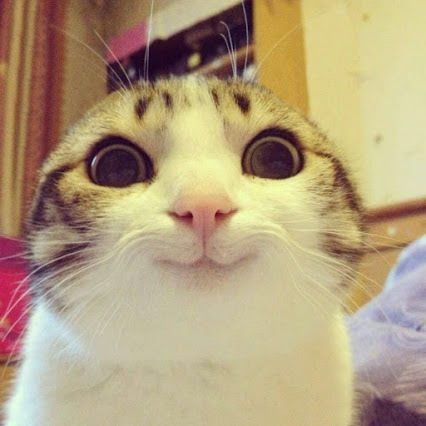
#> input picture blog/cat.jpg, 426 x 426 px, found by its file name
$ jupyter execute opencv-python10.ipynb   (shell and % lines are left out)
#> lines starting #> are read from the running program, lines starting #| are printed output that depends on the picture; long printed decimals are rounded
需要注意的是resize、warpAffine等几何变换函数的第三个参数dsize=(width,height)=(列数，行数)。

#### 缩放

[cell 1]
import cv2
import matplotlib.pyplot as plt

[cell 2]
img=cv2.imread("E:\cat.jpg") #bgr模式，默认
#> img is the input picture: shape (426, 426, 3); mean B, G, R 125.3, 159.1, 178.8
img2=cv2.cvtColor(img,cv2.COLOR_BGR2RGB)#转成RGB
plt.imshow(img2)

[cell 3]
img2.shape
#> Out = (426, 426, 3)

| interpolation（插值方法） | 含义 |
| :-: | :- |
| INTER_LINEAR | 双线性插值 (默认值) |
| INTER_NN | 最近邻插值 |
| INTER_AREA | 使用像素关系重采样，当图像缩小时候，该方法可以避免波纹出现。当图像放大时，类似于 INTER_NN 方法。 |
| INTER_CUBIC | 立方插值 |

[cell 4]
res1=cv2.resize(img2,None,fx=2,fy=2,interpolation=cv2.INTER_CUBIC)
plt.imshow(res1)

[cell 5]
res1.shape
#> Out = (852, 852, 3)

#### 平移

借助矩阵：
$M=\begin{bmatrix}
 1 & 0 & t_x\\
 0 & 1 & t_y
\end{bmatrix}_{2\times 3}$可实现在（x，y）方向上的偏移。

对于仿射函数cv2.warpAffine，原二维坐标$X=\begin{bmatrix} x \\  y \end{bmatrix}$ 变换后为
$T_{2\times 1}=M_{2\times 3} \cdot[x,y,1]^T=\begin{bmatrix} x' \\  y' \end{bmatrix}$

[cell 6]
import numpy as np
M=np.float32([[1,0,100],[0,1,50]])
res2 = cv2.warpAffine(img2,M,(img.shape[1],img.shape[0]))# x方向偏移100，y方向偏移50；Affine：仿射
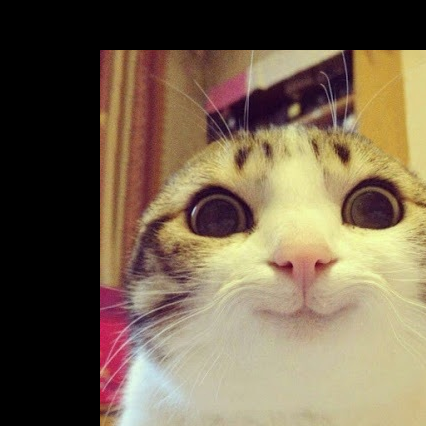
#> res2: shape (426, 426, 3); mean R, G, B 115.4, 99.6, 77.7
plt.imshow(res2)

[cell 7]
res2.shape
#> Out = (426, 426, 3)

#### 旋转

[cell 8]
rows,cols = img2.shape[:2]
#> rows = 426; cols = 426

[cell 9]
M = cv2.getRotationMatrix2D((cols/2,rows/2),45,1.5) #定义变换矩阵，中心位置，45度，放大1.5倍
print(M)
#| [[   1.061    1.061 -238.841]
#|  [  -1.061    1.061  213.        ]]
res3 = cv2.warpAffine(img2,M,(cols*2,rows*2)) #仿射变换,参见上文平移描述
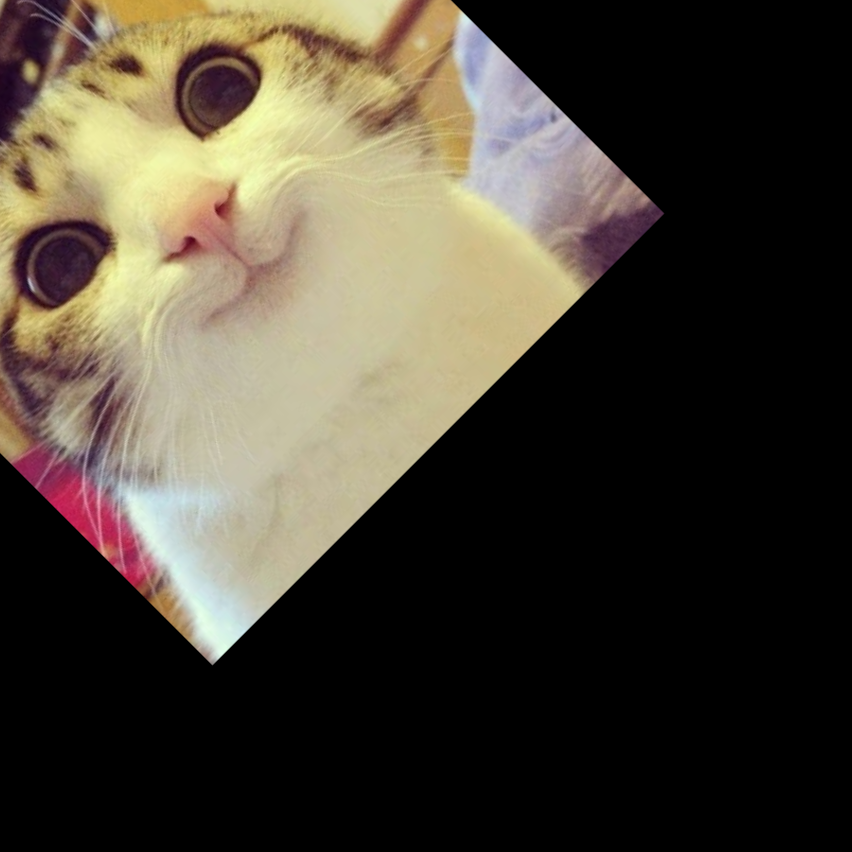
#> res3: shape (852, 852, 3); mean R, G, B 73.1, 66.3, 54
plt.imshow(res3)

#### 仿射变换

实现效果为原来平行的线仍然平行，因此可以用三个点来构造变换矩阵。

[cell 10]
pts1 = np.float32([[50,50],[200,50],[50,200]])
pts2 = np.float32([[10,100],[200,50],[100,250]])

M = cv2.getAffineTransform(pts1,pts2)

res4 = cv2.warpAffine(img2,M,(cols,rows))
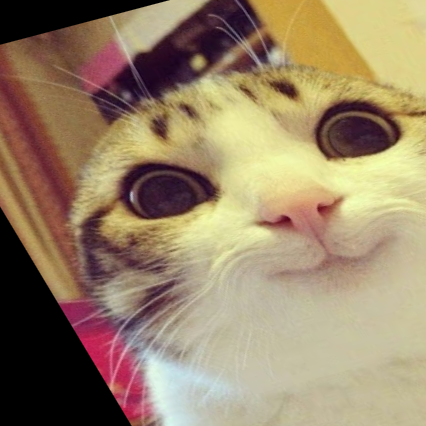
#> res4: shape (426, 426, 3); mean R, G, B 153.2, 132.8, 104.6

plt.subplot(121),plt.imshow(img2),plt.title('Input')
plt.subplot(122),plt.imshow(res4),plt.title('Output')
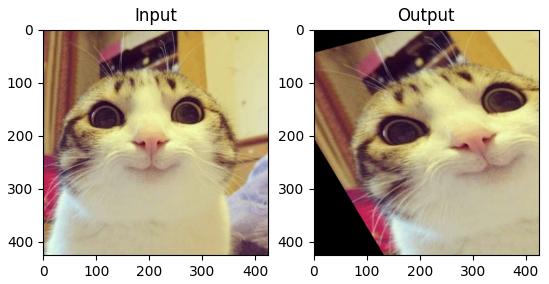
#> figure drawn by matplotlib, 2 panels

#### 透视变换

相对仿射变换处理2D平面，透视变换主要处理3D平面。其基于4个顶点构造变换矩阵。其显示效果有局部拉近拉远作用。

参考链接：[知乎：OpenCV图像变换(仿射变换与透视变换)](https://zhuanlan.zhihu.com/p/24591720)

[cell 11]
pts1 = np.float32([[56,65],[368,52],[28,387],[389,390]])
pts2 = np.float32([[0,0],[300,0],[0,300],[300,300]])

M = cv2.getPerspectiveTransform(pts1,pts2)

res5 = cv2.warpPerspective(img2,M,(cols,rows))
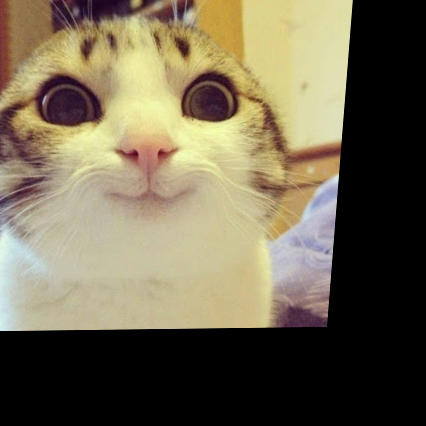
#> res5: shape (426, 426, 3); mean R, G, B 113, 103.6, 80.9

plt.subplot(121),plt.imshow(img2),plt.title('Input')
plt.subplot(122),plt.imshow(res5),plt.title('Output')

$ run again, with blog/rotman.jpg copied over blog/cat.jpg
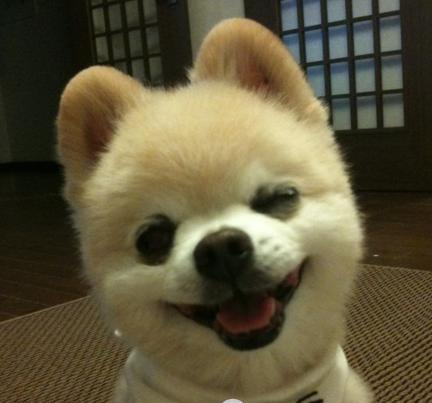
#> input picture blog/rotman.jpg, 432 x 403 px, found by its file name
#> img is the input picture: shape (403, 432, 3); mean B, G, R 60, 87, 95.1
#| [[   1.061    1.061 -226.826]
#|  [  -1.061    1.061  216.880]]
#> `res4 = cv2.warpAffine(img2,M,(cols,rows))`:
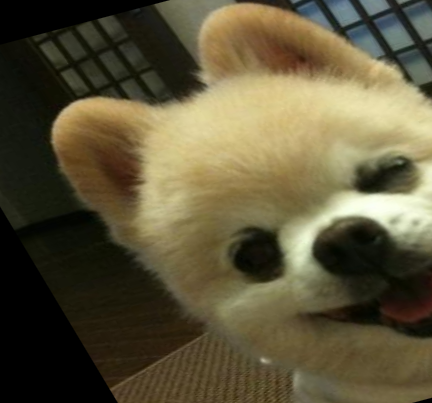
#> res4: shape (403, 432, 3); mean R, G, B 93.3, 85.2, 58.3
#> `res5 = cv2.warpPerspective(img2,M,(cols,rows))`:
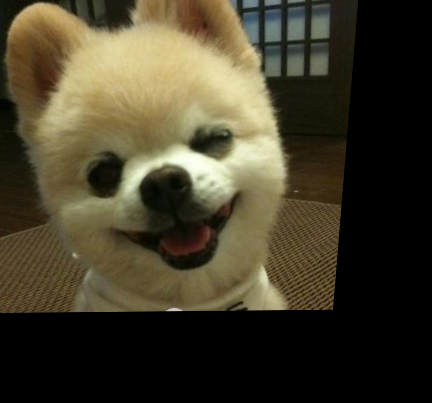
#> res5: shape (403, 432, 3); mean R, G, B 67.6, 61.4, 42

$ run again, with blog/sunny.jpg copied over blog/cat.jpg
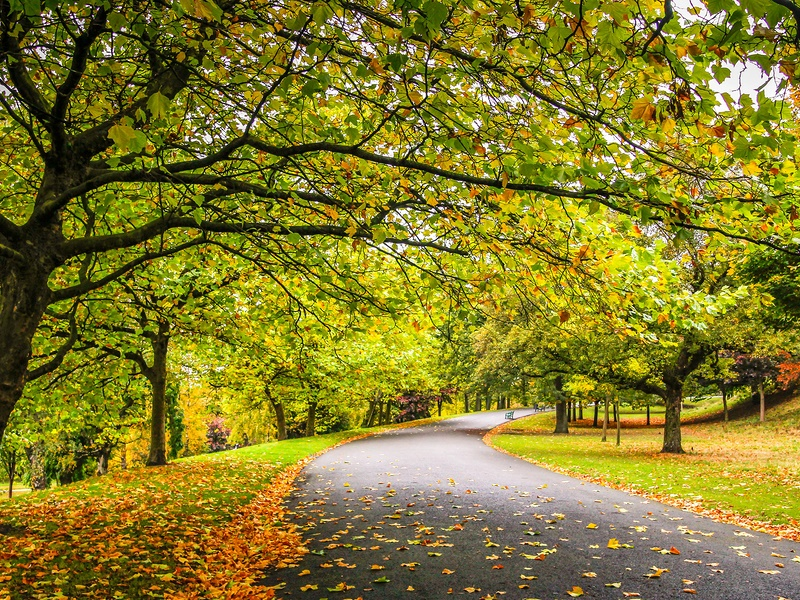
#> input picture blog/sunny.jpg, 800 x 600 px, found by its file name
#> img is the input picture: shape (600, 800, 3); mean B, G, R 42.3, 123.3, 131.7
#| [[   1.061    1.061 -342.462]
#|  [  -1.061    1.061  406.066]]
#> `res4 = cv2.warpAffine(img2,M,(cols,rows))`:
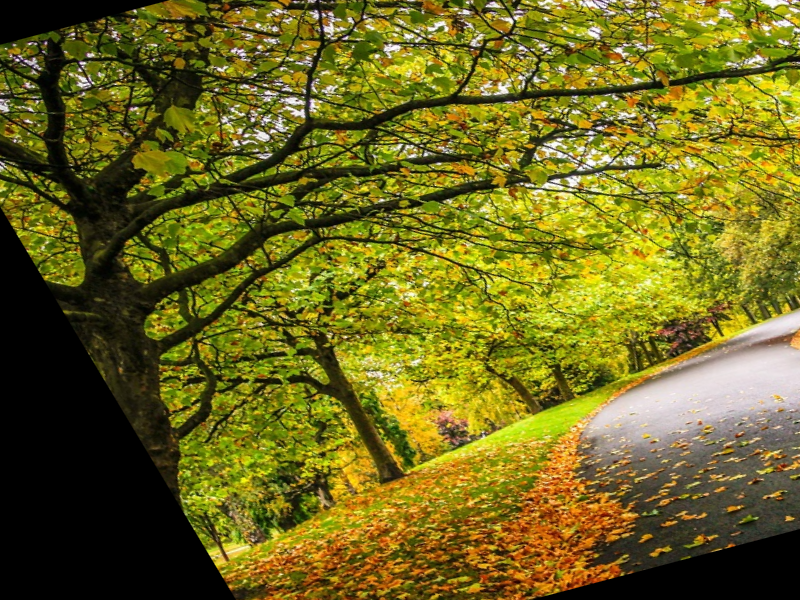
#> res4: shape (600, 800, 3); mean R, G, B 110.5, 103.9, 29.9
#> `res5 = cv2.warpPerspective(img2,M,(cols,rows))`:
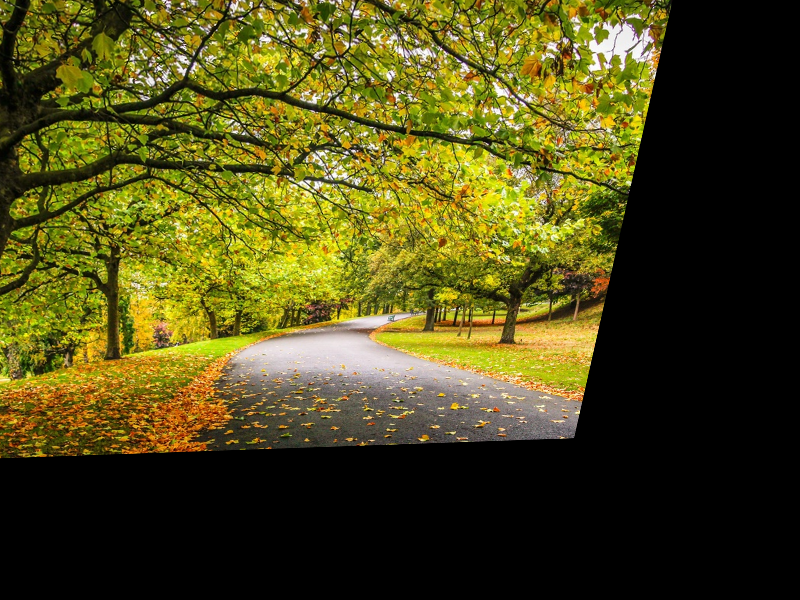
#> res5: shape (600, 800, 3); mean R, G, B 77.6, 73.1, 23.7
